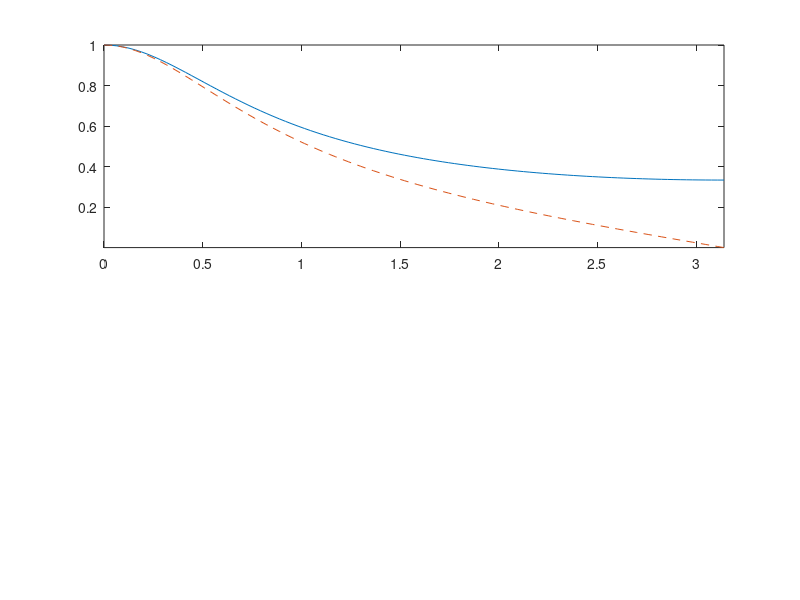

This chart was generated by the following MATLAB code: (Note: this script raises an error after producing the figure.)
omega = linspace(0,pi);
g1 = 0.5 ./ (cos(omega)-0.5+j*sin(omega));
mag1 = abs(g1);
angle1 = angle(g1) * 180/pi;
g2 = (0.5+0.5*cos(omega)-1.5*j*sin(omega)) ...
   * 0.25 ./ (1.25-cos(omega));
mag2 = abs(g2);
angle2 = angle(g2) * 180/pi;
subplot(2,1,1)
plot(omega,mag1,omega,mag2,'--')
axis tight, label('',18,' ','Magnitude',18)
subplot(2,1,2) 
plot(omega,angle1,omega,angle2,'--')
axis tight, label('',18,'w (rad/s)','Phase',18)






